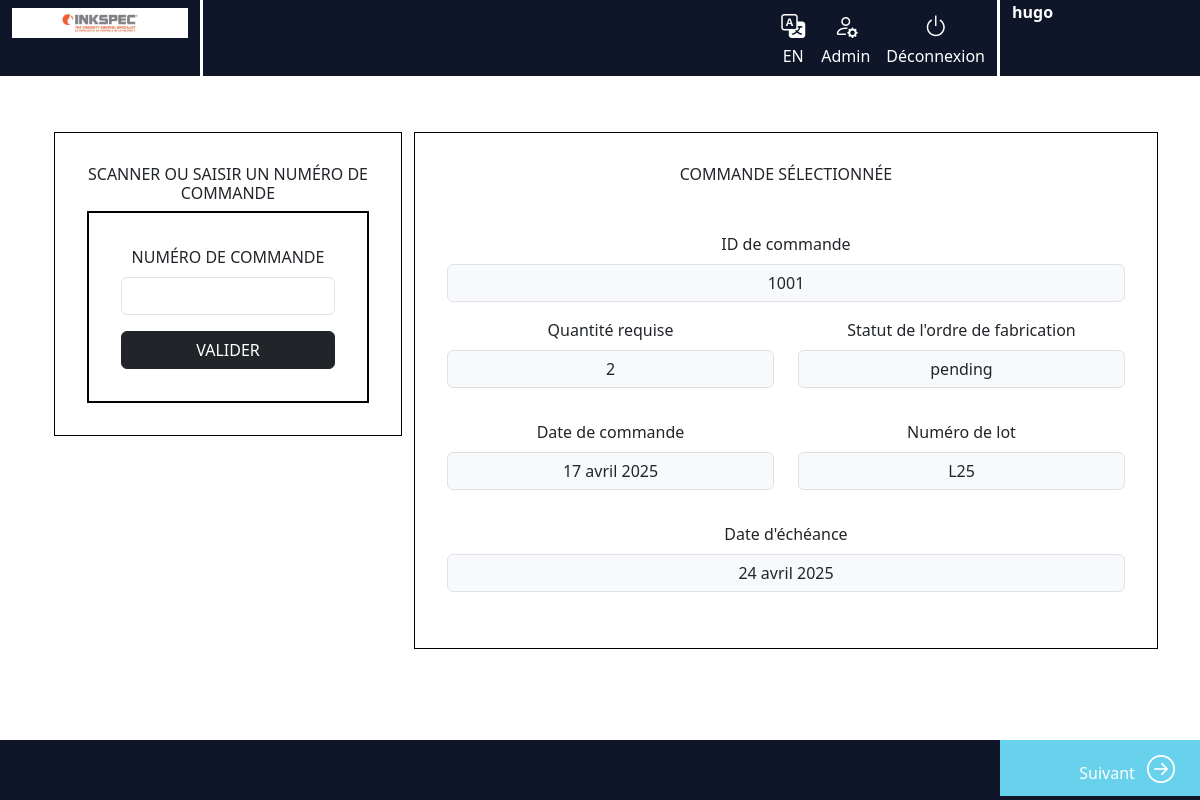
/orders/1001/ (signed in), run on the app's committed database.
### tasks/models.py (models this page shows, shortened)
class Order(models.Model):
    order_id = models.PositiveIntegerField(
        unique=True,
        verbose_name=_("Identifiant de commande")
    )
    quantity = models.PositiveIntegerField(
        verbose_name=_("Quantité commandée")
    )
    order_date = models.DateField(
        verbose_name=_("Date de la commande")
    )
    due_date = models.DateField(
        verbose_name=_("Date limite de livraison")
    )
    class MOStatus(models.TextChoices):
        PENDING = 'pending', _('En attente')
        SHIPPED = 'shipped', _('Expédiée')
        DELIVERED = 'delivered', _('Livrée')
    mo_status = models.CharField(
        max_length=20,
        choices=MOStatus.choices,
        verbose_name=_("Statut de la commande")
    )
    lot_number = models.CharField(
        max_length=5,
        verbose_name=_("Numéro de lot")
    )
    codeitem = models.ForeignKey(
        'CodeItem',
        on_delete=models.PROTECT,
        verbose_name=_("Item codé")
    )

### tasks/views.py (the view)
# urls.py: path('orders/<int:order_id>/', views.order_detail, name='order_detail'),
def order_detail(request, order_id):
    if request.method == "GET":
        try:
            order = Order.objects.get(order_id=order_id)
            return render(request, 'order_detail.html', {
                'order': order,
            })
        except Order.DoesNotExist:
            return render(request, 'order_detail.html', {
                'error': _('La commande ne existe pas.')  # ✅ Traduction avec _
            })

### tasks/templates/order_detail.html (shortened to what this page needs)
{% extends 'base.html' %}
{% load i18n %}
{% block content %}
<div class="container-fluid">
    <div class="row">
        <div class="col-12 col-md-4 order-2 order-md-1">
            {% include '_order_detail_form.html' %}
        </div>
        {% if order %}
        <div class="col-12 col-md-8 order-2 order-md-1" id="selectedOrder">
            <div class="col text-center text-uppercase mb-5">
                <h6>{% trans "COMMANDE SÉLECTIONNÉE" %}</h6>
            </div>
            <div class="mx-auto order-form-wrapper">
                <div class="mb-3">
                    <label class="form-label">{% trans "ID de commande" %}</label>
                    <p class="form-control bg-light">{{ order.order_id }}</p>
                </div>
                <div class="row">
                    <div class="col-md-6 mb-3">
                        <label class="form-label">{% trans "Quantité requise" %}</label>
                        <p class="form-control bg-light">{{ order.quantity }}</p>
                    </div>
                    <div class="col-md-6 mb-3">
                        <label class="form-label">{% trans "Statut de l'ordre de fabrication" %}</label>
                        <p class="form-control bg-light">{{ order.mo_status }}</p>
                    </div>
                </div>
                <div class="row">
                    <div class="col-md-6 mb-3">
                        <label class="form-label">{% trans "Date de commande" %}</label>
                        <p class="form-control bg-light">{{ order.order_date }}</p>
                    </div>
                    <div class="col-md-6 mb-3">
                        <label class="form-label">{% trans "Numéro de lot" %}</label>
                        <p class="form-control bg-light">{{ order.lot_number }}</p>
                    </div>
                </div>
                <div class="mb-4">
                    <label class="form-label">{% trans "Date d'échéance" %}</label>
                    <p class="form-control bg-light">{{ order.due_date }}</p>
                </div>
            </div>
        </div>
        {% endif %}
    </div>
</div>
{% endblock %}
{% block footer %}
{% if order and order.codeitem and order.codeitem.procedure %}
<div class="row">
    <div class="col-10" id="div5"></div>
    <div class="col-2" id="div6">
        <a href="{% url 'procedure_detail' order.codeitem.procedure.id %}" class="btn btn-link text-decoration-none"
           style="color: white;">
            <span>{% trans "Suivant" %}</span>
            <i class="bi bi-arrow-right-circle fs-3 ms-2"></i>
        </a>
    </div>
</div>
{% endif %}
{% endblock %}

### tasks/templates/base.html (shortened to what this page needs)
{% load static %}
{% load i18n %}
<!DOCTYPE html>
<html lang="fr">
<head>
    <link rel="stylesheet" href="{% static 'tasks/css/style.css' %}">
    <link rel="stylesheet" href="https://cdn.jsdelivr.net/npm/bootstrap@5.3.5/dist/css/bootstrap.min.css">
    <link rel="stylesheet" href="https://cdn.jsdelivr.net/npm/bootstrap-icons@1.10.5/font/bootstrap-icons.css">
</head>
<body>
    <header>
        <div class="container-fluid">
            <div class="row">
                <div class="col-2" id="div1">
                    <img src="{% static 'tasks/images/inkspeclogo.jpg' %}" alt="Inkspec" width="1000" height="1000"
                        class="img-fluid mt-2">
                </div>
                <div class="col-8" id="div2">
                    <ul class="navbar-nav d-flex flex-row justify-content-end w-100 mb-2 mb-lg-0 gap-3">
                        <li class="nav-item text-center mt-2">
                            <form id="langForm" action="{% url 'set_language' %}" method="post">
                                <button type="submit" class="nav-link active d-flex flex-column align-items-center bg-transparent border-0 p-0">
                                    {% if LANGUAGE_CODE == 'fr' %}
                                        <i class="bi bi-translate fs-4" id="langIcon" title="Switch to English"></i>
                                        <span class="large">EN</span>
                                    {% else %}
                                        <i class="bi bi-translate fs-4" id="langIcon" title="Passer au français"></i>
                                        <span class="large">FR</span>
                                    {% endif %}
                                </button>
                            </form>
                        </li>
                        <li class="nav-item text-center">
                            <a class="nav-link active d-flex flex-column align-items-center"
                                href="{% url 'admin:index' %}">
                                <i class="bi bi-person-gear fs-4"></i>
                                <span>{% trans "Admin" %}</span>
                            </a>
                        </li>
                        {% if user.is_authenticated %}
                        <li class="nav-item text-center">
                            <a class="nav-link active d-flex flex-column align-items-center" href="{% url 'logout' %}">
                                <i class="bi bi-power fs-4"></i>
                                <span>{% trans "Déconnexion" %}</span>
                            </a>
                        </li>
                        {% endif %}
                    </ul>
                </div>
                <div class="col-2" id="div3">
                    {% if user.is_authenticated %}
                    <span class="navbar-text fw-bold">
                        {{ user.username }} {% block timer %}{% endblock %}
                    </span>
                    {% else %}
                    <p class="navbar-text text-white">{% trans "Utilisateur non connecté" %}</p>
                    {% endif %}
                </div>
            </div>
        </div>
    </header>
    <main class="container mt-4">
        {% block content %}
        {% endblock %}
    </main>
    <footer class="container-fluid">
        {% block footer %}
        {% endblock %}
    </footer>
</body>
</html>

### tasks/static/tasks/css/style.css (style rules this page uses)
#div1 { background-color: #0f1629; }
#div2 { background-color: #0f1629; border-left: 3px solid white; border-right: 3px solid white; color: white; }
#div3 { background-color: #0f1629; color: white; }
#div5 { background-color: #0f1629; }
#div6 { background-color: #68d2ec; color: white; text-align: end; }
main { flex: 1; justify-content: center; align-items: center; text-align: center; padding: 2rem; }
html, body { height: 100%; margin: 0; padding: 0; }
body { display: flex; flex-direction: column; }
#scanOrder, #selectedOrder { border: 1px solid black; padding: 2em; }
footer { background-color: #0f1629; height: 60px; }

### data on the page
Order: order_id "1001", quantity "2", mo_status "pending", order_date "17 avril 2025", lot_number "L25", due_date "24 avril 2025"

### other printed values
{{ user.username }} "hugo"
